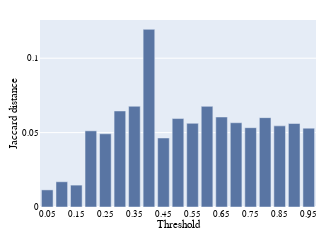

The notebook cell saved with this chart:
### Code cell
import plotly.express as px
import os

dist = rank_models_difference(gimme)
# Example data
dist_keys = list(dist.keys())
dist_values = list(dist.values())

bar_color = '#5975A3'
# Create a bar plot
fig = px.bar(
    x=dist_keys, 
    y=dist_values, 
    labels={'x': 'Threshold', 'y': 'Jaccard distance'},  # Axis labels
)
fig.update_traces(marker_color=bar_color)
# Customize the layout
fig.update_layout(
    xaxis=dict(
        tickmode='array', 
        tickvals=dist_keys[::2],  # Show every 2nd tick
        ticktext=[dist_keys[i] for i in range(len(dist_keys)) if i % 2 == 0],
        color='black'
        , title_standoff=1# X-axis ticks color
    ),
    yaxis=dict(color='black', title_standoff=2),  # Y-axis ticks color
    margin=dict(l=20, r=20, t=20, b=20),  # Tight margins
    width=3.5*96,
    height=2.2*96
)
fig.update_layout(
        margin=dict(l=20, r=20, t=20, b=20), 
        font=dict(size=9, family="Arial"),
        xaxis=dict(color="black"),  # Set x-axis color to black
        yaxis=dict(color="black")
    )

# Save the figure
fig.write_image(os.path.join(RESULTS_PATH, "ds_stress_gimme_barplot.pdf"), format="pdf", scale=1)

# Show the plot
fig.show()

### Figure 1 — Plotly figure (JSON) as saved in the notebook; plotly's stock layout.template omitted (floating-point values rounded to 4 significant figures)
{"data": [{"alignmentgroup": "True", "hovertemplate": "Threshold=%{x}<br>Jaccard distance=%{y}<extra></extra>", "legendgroup": "", "marker": {"color": "#5975A3", "pattern": {"shape": ""}}, "name": "", "offsetgroup": "", "orientation": "v", "showlegend": false, "textposition": "auto", "type": "bar", "x": ["0.05", "0.1", "0.15", "0.2", "0.25", "0.3", "0.35", "0.4", "0.45", "0.5", "0.55", "0.6", "0.65", "0.7", "0.75", "0.8", "0.85", "0.9", "0.95"], "xaxis": "x", "y": [0.0115, 0.01696, 0.01471, 0.05119, 0.0492, 0.06453, 0.06769, 0.1194, 0.04638, 0.05945, 0.05623, 0.06763, 0.06048, 0.05664, 0.05331, 0.06005, 0.05452, 0.05611, 0.05298], "yaxis": "y"}], "layout": {"barmode": "relative", "font": {"family": "Arial", "size": 9}, "height": 211.2, "legend": {"tracegroupgap": 0}, "margin": {"b": 20, "l": 20, "r": 20, "t": 20}, "width": 336, "xaxis": {"anchor": "y", "autorange": true, "color": "black", "domain": [0, 1], "range": [-0.5, 18.5], "tickmode": "array", "ticktext": ["0.05", "0.15", "0.25", "0.35", "0.45", "0.55", "0.65", "0.75", "0.85", "0.95"], "tickvals": ["0.05", "0.15", "0.25", "0.35", "0.45", "0.55", "0.65", "0.75", "0.85", "0.95"], "title": {"standoff": 1, "text": "Threshold"}, "type": "category"}, "yaxis": {"anchor": "x", "autorange": true, "color": "black", "domain": [0, 1], "range": [0, 0.1257], "title": {"standoff": 2, "text": "Jaccard distance"}, "type": "linear"}}}
